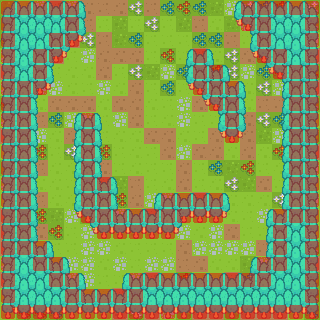

This game map was drawn from its Tiled (.tmx) file and the tilesets committed beside it. A one-line description and the full map source follow:
An orthogonal 20x20 tile map with 16x16 px tiles, 4 tile layers (floor, tree, tree2, collsion), 3 tilesets.

<map version="1.2" tiledversion="1.2.4" orientation="orthogonal" renderorder="left-down" width="20" height="20" tilewidth="16" tileheight="16" infinite="0" nextlayerid="5" nextobjectid="1">
 <tileset firstgid="1" source="../red-collision-box.tsx" />
 <tileset firstgid="2" source="../villageSheet.tsx" />
 <tileset firstgid="1769" source="../tilemap.tsx" />
 <layer id="1" name="floor" width="20" height="20" locked="1">
  <properties>
   <property name="unity:scale" type="float" value="0.0625" />
  </properties>
  <data encoding="csv">
917,64,68,65,68,8,65,8,575,65,746,404,746,917,68,575,746,404,7,575,
917,917,68,746,575,65,64,917,64,575,64,917,65,7,917,68,575,746,746,575,
746,404,917,64,8,575,65,917,746,64,64,64,746,746,65,64,64,8,68,68,
68,8,575,65,64,68,8,8,8,64,404,64,65,7,575,8,746,917,8,8,
65,64,68,64,7,7,8,64,575,917,68,746,575,404,575,68,746,404,8,404,
68,917,68,68,7,64,68,7,8,64,746,64,64,7,64,7,575,68,404,8,
404,917,7,8,8,8,7,8,8,7,64,68,8,64,8,7,65,65,65,575,
68,8,65,746,68,68,64,68,8,64,7,68,64,64,64,8,575,746,64,64,
65,404,68,7,8,7,64,7,7,8,8,7,64,8,64,8,917,68,917,917,
64,8,404,64,575,404,404,64,7,64,8,68,8,8,7,8,7,404,917,8,
917,404,65,7,7,68,8,64,7,64,64,8,64,746,917,404,64,7,8,68,
68,404,7,7,64,404,8,917,65,64,7,8,64,7,575,917,8,64,746,7,
64,746,65,7,7,404,917,404,8,68,68,64,8,7,7,7,7,575,7,68,
65,65,404,917,68,917,68,68,7,8,64,7,7,64,7,64,68,7,68,64,
8,404,8,404,64,68,7,7,64,64,7,68,7,68,8,64,64,68,68,7,
8,7,7,64,64,68,68,7,64,64,64,8,68,68,68,68,65,68,7,575,
68,575,8,64,68,68,7,68,64,68,68,65,8,7,7,917,68,68,65,65,
8,575,7,746,68,68,64,64,68,65,7,404,64,64,8,746,64,917,68,917,
64,7,917,575,68,64,7,65,746,746,404,917,65,7,917,8,64,575,404,575,
64,404,404,746,7,7,64,65,575,8,68,917,8,8,917,8,8,8,7,746
</data>
 </layer>
 <layer id="2" name="tree" width="20" height="20" locked="1">
  <data encoding="csv">
2002,2004,2004,2004,2004,2005,0,0,0,0,0,0,0,0,2003,2004,2004,2004,2004,2002,
2006,2031,2031,2031,2031,2032,0,0,0,0,0,0,0,0,2057,2058,2031,2031,2031,2006,
2006,2031,2031,2031,2058,2059,0,0,0,0,0,0,0,0,0,0,2031,2031,2031,2006,
2006,2031,2031,2058,2059,0,0,0,0,0,0,2003,2004,2005,0,2057,2058,2031,2031,2006,
2006,2031,2031,2032,0,0,0,0,0,0,0,2030,2031,2004,2005,0,2057,2058,2031,2006,
2006,2031,2058,2059,0,0,0,0,0,0,0,2057,2058,2031,2004,2005,0,2030,2031,2006,
2006,2031,2032,0,0,0,0,0,0,0,0,0,2057,2058,2031,2032,0,2030,2031,2006,
2006,2031,2032,0,2003,2004,2005,0,0,0,0,0,0,2030,2031,2032,0,2030,2031,2006,
2006,2031,2032,0,2030,2031,2032,0,0,0,0,0,0,2057,2058,2059,0,2030,2031,2006,
2006,2031,2032,0,2030,2031,2032,0,0,0,0,0,0,0,0,0,0,2030,2031,2006,
2006,2031,2032,0,2030,2031,2032,0,0,0,0,0,0,0,0,0,0,2030,2031,2006,
2006,2031,2032,0,2030,2031,2004,2005,0,0,0,0,0,0,0,0,0,2030,2031,2006,
2006,2031,2032,0,2030,2031,2031,2032,0,2003,2004,2004,2004,2004,2005,0,0,2030,2031,2006,
2006,2031,2032,0,2057,2058,2031,2004,2004,2004,2031,2058,2058,2058,2059,0,2003,2004,2031,2006,
2006,2031,2032,0,0,2057,2058,2058,2058,2058,2058,2059,0,0,0,0,2030,2031,2031,2006,
2006,2031,2004,2005,0,0,0,0,0,0,0,0,0,0,0,0,2030,2031,2031,2006,
2006,2031,2031,2004,2005,0,0,0,0,0,0,0,0,0,0,2003,2004,2031,2031,2006,
2006,2031,2031,2031,2004,2005,0,2003,2004,2004,2004,2004,2004,2004,2004,2004,2031,2031,2031,2006,
2006,2031,2031,2031,2031,2004,2004,2004,2031,2031,2031,2031,2031,2031,2031,2031,2031,2031,2031,2006,
2029,2058,2058,2058,2058,2058,2058,2058,2058,2058,2058,2058,2058,2058,2058,2058,2058,2058,2058,2029
</data>
 </layer>
 <layer id="3" name="tree2" width="20" height="20" locked="1">
  <data encoding="csv">
2003,0,0,0,0,0,0,0,0,0,0,0,0,0,0,0,0,0,0,2005,
2030,0,0,0,0,0,0,0,0,0,0,0,0,0,0,2030,0,0,0,2032,
2030,0,0,0,2032,0,0,0,0,0,0,0,0,0,0,2030,0,0,0,2032,
2030,0,0,2032,0,0,0,0,0,0,0,0,0,0,0,0,2030,0,0,2032,
2030,0,0,0,0,0,0,0,0,0,0,0,0,2032,0,0,0,2030,0,2032,
2030,0,2032,0,0,0,0,0,0,0,0,0,2030,0,2032,0,0,0,0,2032,
2030,0,0,0,0,0,0,0,0,0,0,0,0,2030,0,0,0,0,0,2032,
2030,0,0,0,0,0,0,0,0,0,0,0,0,0,0,0,0,0,0,2032,
2030,0,0,0,0,0,0,0,0,0,0,0,0,0,0,0,0,0,0,2032,
2030,0,0,0,0,0,0,0,0,0,0,0,0,0,0,0,0,0,0,2032,
2030,0,0,0,0,0,0,0,0,0,0,0,0,0,0,0,0,0,0,2032,
2030,0,0,0,0,0,2032,0,0,0,0,0,0,0,0,0,0,0,0,2032,
2030,0,0,0,0,0,0,0,0,0,0,0,0,0,0,0,0,0,0,2032,
2030,0,0,0,0,2030,0,2032,0,2030,0,2032,0,0,0,0,0,2030,0,2032,
2030,0,0,0,0,0,0,0,0,0,0,0,0,0,0,0,0,0,0,2032,
2030,0,2032,0,0,0,0,0,0,0,0,0,0,0,0,0,0,0,0,2032,
2030,0,0,2032,0,0,0,0,0,0,0,0,0,0,0,0,2030,0,0,2032,
2030,0,0,0,2032,0,0,0,0,0,0,0,0,0,0,2030,0,0,0,2032,
2030,0,0,0,0,2032,0,2030,0,0,0,0,0,0,0,0,0,0,0,2032,
2057,0,0,0,0,0,0,0,0,0,0,0,0,0,0,0,0,0,0,2059
</data>
 </layer>
 <layer id="4" name="collsion" width="20" height="20">
  <data encoding="csv">
1,1,1,1,1,0,0,0,0,0,0,0,0,0,0,1,1,1,1,1,
1,0,0,0,1,0,0,0,0,0,0,0,0,0,0,1,1,0,0,1,
1,0,0,1,1,0,0,0,0,0,0,0,0,0,0,0,1,0,0,1,
1,0,1,1,0,0,0,0,0,0,0,0,1,0,0,0,1,1,0,1,
1,0,1,0,0,0,0,0,0,0,0,0,1,1,0,0,0,1,1,1,
1,1,1,0,0,0,0,0,0,0,0,0,1,1,1,0,0,0,1,1,
1,1,0,0,0,0,0,0,0,0,0,0,0,1,1,0,0,0,1,1,
1,1,0,0,0,1,0,0,0,0,0,0,0,0,1,0,0,0,1,1,
1,1,0,0,0,1,0,0,0,0,0,0,0,0,1,0,0,0,1,1,
1,1,0,0,0,1,0,0,0,0,0,0,0,0,0,0,0,0,1,1,
1,1,0,0,0,1,0,0,0,0,0,0,0,0,0,0,0,0,1,1,
1,1,0,0,0,1,1,0,0,0,0,0,0,0,0,0,0,0,1,1,
1,1,0,0,0,1,1,0,0,0,1,1,1,1,0,0,0,0,1,1,
1,1,0,0,0,1,1,1,1,1,1,1,1,1,0,0,0,1,1,1,
1,1,0,0,0,0,1,1,1,1,1,0,0,0,0,0,0,1,0,1,
1,1,1,0,0,0,0,0,0,0,0,0,0,0,0,0,0,1,0,1,
1,0,1,1,0,0,0,0,0,0,0,0,0,0,0,0,1,1,0,1,
1,0,0,1,1,0,0,0,1,1,1,1,1,1,1,1,1,0,0,1,
1,0,0,0,1,1,1,1,1,0,0,0,0,0,0,0,0,0,0,1,
1,1,1,1,1,1,1,1,1,1,1,1,1,1,1,1,1,1,1,1
</data>
 </layer>
</map>
